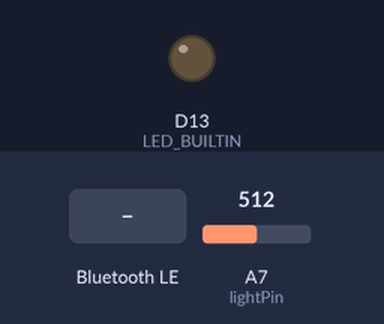
Recording of a sketch running on a simulated Arduino Nano 33 IoT. Shown: output pins drawn as LEDs (lit = HIGH). Inputs (shaded band) come from the test bench; at power-on: A7 (lightPin) = 512. Nothing arrives over Bluetooth unless stated; a phone connects over Bluetooth LE 3 s after start; what the sketch prints to the serial monitor is not drawn.

Above: at 0.1 s.
At 3.8 s:
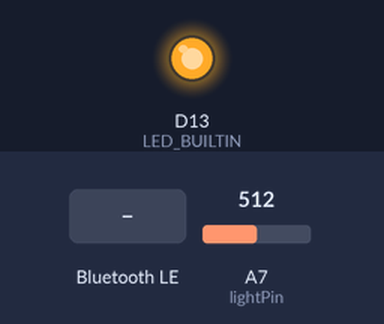
3.9 s: Bluetooth LE write "1" received
Timing chart, 0 to 6.9 s (numbered marks = the images above; inputs shaded):
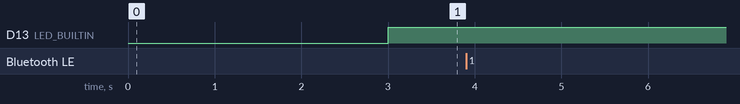

Measured:
- after the input at 3.9 s, every drawn part: stays the same

The sketch:

BLE_Peripheral_Sender.ino
```cpp
#include <ArduinoBLE.h>

/*  BLE peripheral starter code
 *  By Yonatan Rozin
 *
 *  Advertises a BLE service with a single characteristic
 *  Turns on the built-in LED when a central device connects
 */

const int lightPin = A7;
//a UUID v4 ID which other devices will use to connect to this one
//generate a new one here: https://www.uuidgenerator.net/version4
char serviceUUID[] = "e5cfc525-435a-4458-8940-3e4f267d468f";
//create a BLE service using the service UUID
BLEService testService(serviceUUID);

//create a UUID for each characteristic to be advertised on your service
//pick a digit in your service UUID, increase it by 1 and use as the characteristic UUID
//repeat for each characteristic, if using more than one
char characteristicUUID[] = "a5cfc525-435a-4458-8940-3e4f267d468f";

//create BLE characteristics using the corresponding UUID.
//BLE characteristics can have different types, depending on the data being used
//characteristics also have various permissions, such as read, write and notify
//  BLERead: allows devices to read the value of the characteristic
//  BLEWrite: allows devices to modify the value of the characteristic
//  BLENotify: allows devices to "subscribe" to changes in the characteristic value

//uncomment a line below to create a characteristic, depending on your desired data type
//and specify permissions as needed, separated by | (ie: BLERead | BLEWrite | BLENofity)

//BLEBoolCharacteristic testCharacteristic(characteristicUUID, BLERead | BLENotify); //booleans (true/false)
//BLEIntCharacteristic testCharacteristic(characteristicUUID, BLERead | BLEWrite| BLENotify); //integers between -255 and 255
//BLEFloatCharacteristic testCharacteristic(characteristicUUID, BLERead | BLENotify); //integers > 255 and floating-point numbers (use for numbers >255)
//BLEDoubleCharacteristic testCharacteristic(characteristicUUID, BLERead | BLENotify); //HUGE numbers/floating-point numbers
BLEStringCharacteristic testCharacteristic(characteristicUUID, BLERead | BLEWrite|  BLENotify, 16); //strings of max length (change number to increase/decrease)
//BLEByteCharacteristic testCharacteristic(characteristicUUID, BLERead | BLEWrite|  BLENotify);

void setup() {
  pinMode(LED_BUILTIN, OUTPUT);
  digitalWrite(LED_BUILTIN, LOW);
  // put your setup code here, to run once:
  Serial.begin(9600);

  while (!BLE.begin()) {
    Serial.println("BLE initialization failed.");
    delay(2000); //do nothing forever
  }

  BLE.setLocalName("Zongze's Arduino");
  BLE.setAdvertisedService(testService);
  testService.addCharacteristic(testCharacteristic);
  BLE.addService(testService);
  BLE.advertise();

  Serial.println("BLE peripheral initialized.");

}

void loop() {

  // put your main code here, to run repeatedly:
  BLEDevice central = BLE.central();
  if (central && central.connected()) {
    digitalWrite(LED_BUILTIN, HIGH);

    int reading = analogRead(lightPin);
    String message = String(reading);
    testCharacteristic.writeValue(message);

    //write some stuff to your characteristics here
    //make sure to use the correct data type!
//    testCharacteristic.writeValue("hello");
//    testCharacteristic.writeValue(millis());
//    testCharacteristic.writeValue(true);
//    testCharacteristic.writeValue(String(555));


    //if characteristic has BLEWrite access:
   if (testCharacteristic.written()) {
      // get the value here - make sure to use the correct data type!
     String dataIn = testCharacteristic.value();
     Serial.println(dataIn);
   }
  } else {
    digitalWrite(LED_BUILTIN, LOW);
  }


}
```
